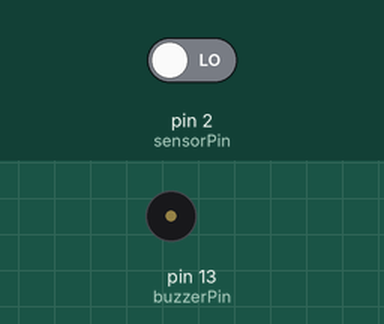
This sketch was run on a simulated Arduino Uno, built with avr-gcc and run on an emulated ATmega328P. Shown: buzzer (waves = sounding, pin HIGH). The inputs (shaded band) are chosen by the test bench; at power-on: pin 2 (sensorPin) LOW.

Above: at 1.2 s.
1.3 s: pin 2 (sensorPin) driven HIGH
At 2.4 s:
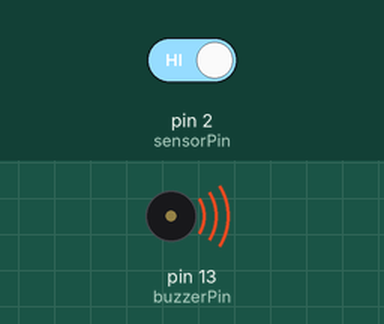
2.8 s: pin 2 (sensorPin) driven LOW
At 3.6 s:
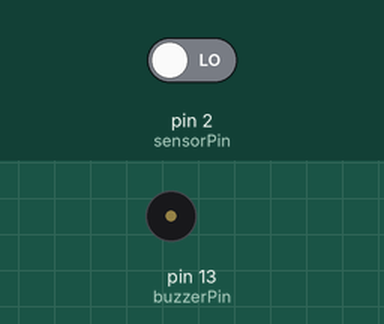
Timing chart, 0 to 5.8 s (numbered marks = the images above; inputs shaded):
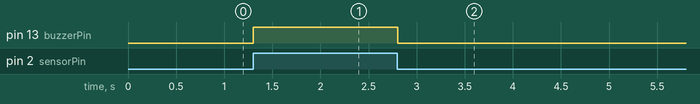

Measured:
- after the input at 1.3 s, pin 13 (buzzerPin): LOW → HIGH at once
- after the input at 2.8 s, pin 13 (buzzerPin): HIGH → LOW at once

The sketch:

sketch_jinkan_buzzer.ino
```cpp
const int sensorPin=2;
const int buzzerPin=13;

void setup() {
  // put your setup code here, to run once:
  pinMode(buzzerPin,OUTPUT);
  pinMode(sensorPin,INPUT);
}

void loop() {
  // put your main code here, to run repeatedly:
  boolean sensorState = digitalRead(sensorPin);
  digitalWrite(buzzerPin,sensorState);

  delay(10);
}
```
